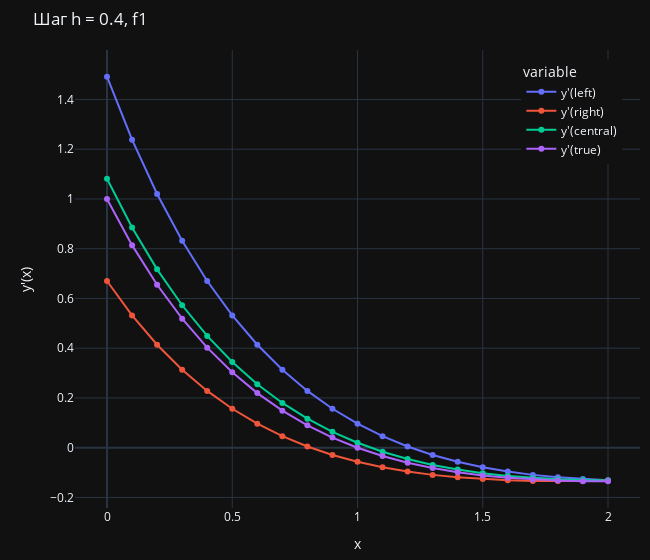

The code cell stored with this chart in its notebook:
### Code cell
df_f1 = pd.DataFrame({'x':[], 'y\'(left)':[], 'y\'(right)':[], 'y\'(central)':[], 'y\'(true)':[]})
for x in np.arange(a, b + 0.1, 0.1): 
  df_f1.loc[len(df_f1.index)] = [x, left_difference(f1, x, h), right_difference(f1, x, h), central_difference(f1, x, h), f1_d(x)]
x = df_f1['x']

fig = px.line(df_f1.melt(id_vars='x'), x='x', y='value', 
              color='variable', 
              markers='o',
              labels={
                'x': 'x',
                'value': 'y\'(x)'
              },
              title=f'Шаг h = {h}, f1',
              template=theme,
              width=650)
fig.update_layout(margin=dict(l=75, r=10, t=50, b=10),
                  legend=dict(x=0.79, y=0.98),
                  hovermode='x unified')
fig.show()

### Figure 1 — Plotly figure (JSON) as saved in the notebook; plotly's stock layout.template omitted (floating-point values rounded to 4 significant figures)
{"data": [{"hovertemplate": "variable=y'(left)<br>x=%{x}<br>y'(x)=%{y}<extra></extra>", "legendgroup": "y'(left)", "line": {"color": "#636efa", "dash": "solid"}, "marker": {"symbol": "circle"}, "mode": "lines+markers", "name": "y'(left)", "orientation": "v", "showlegend": true, "type": "scatter", "x": [0, 0.1, 0.2, 0.3, 0.4, 0.5, 0.6, 0.7, 0.8, 0.9, 1, 1.1, 1.2, 1.3, 1.4, 1.5, 1.6, 1.7, 1.8, 1.9, 2], "xaxis": "x", "y": [1.492, 1.239, 1.02, 0.8319, 0.6703, 0.532, 0.4139, 0.3134, 0.2283, 0.1566, 0.09648, 0.04637, 0.004925, -0.02905, -0.05661, -0.07866, -0.096, -0.1093, -0.1192, -0.1263, -0.1309], "yaxis": "y"}, {"hovertemplate": "variable=y'(right)<br>x=%{x}<br>y'(x)=%{y}<extra></extra>", "legendgroup": "y'(right)", "line": {"color": "#EF553B", "dash": "solid"}, "marker": {"symbol": "circle"}, "mode": "lines+markers", "name": "y'(right)", "orientation": "v", "showlegend": true, "type": "scatter", "x": [0, 0.1, 0.2, 0.3, 0.4, 0.5, 0.6, 0.7, 0.8, 0.9, 1, 1.1, 1.2, 1.3, 1.4, 1.5, 1.6, 1.7, 1.8, 1.9, 2], "xaxis": "x", "y": [0.6703, 0.532, 0.4139, 0.3134, 0.2283, 0.1566, 0.09648, 0.04637, 0.004925, -0.02905, -0.05661, -0.07866, -0.096, -0.1093, -0.1192, -0.1263, -0.1309, -0.1335, -0.1344, -0.134, -0.1324], "yaxis": "y"}, {"hovertemplate": "variable=y'(central)<br>x=%{x}<br>y'(x)=%{y}<extra></extra>", "legendgroup": "y'(central)", "line": {"color": "#00cc96", "dash": "solid"}, "marker": {"symbol": "circle"}, "mode": "lines+markers", "name": "y'(central)", "orientation": "v", "showlegend": true, "type": "scatter", "x": [0, 0.1, 0.2, 0.3, 0.4, 0.5, 0.6, 0.7, 0.8, 0.9, 1, 1.1, 1.2, 1.3, 1.4, 1.5, 1.6, 1.7, 1.8, 1.9, 2], "xaxis": "x", "y": [1.081, 0.8853, 0.717, 0.5727, 0.4493, 0.3443, 0.2552, 0.1799, 0.1166, 0.06378, 0.01994, -0.01614, -0.04554, -0.06919, -0.08793, -0.1025, -0.1135, -0.1214, -0.1268, -0.1301, -0.1316], "yaxis": "y"}, {"hovertemplate": "variable=y'(true)<br>x=%{x}<br>y'(x)=%{y}<extra></extra>", "legendgroup": "y'(true)", "line": {"color": "#ab63fa", "dash": "solid"}, "marker": {"symbol": "circle"}, "mode": "lines+markers", "name": "y'(true)", "orientation": "v", "showlegend": true, "type": "scatter", "x": [0, 0.1, 0.2, 0.3, 0.4, 0.5, 0.6, 0.7, 0.8, 0.9, 1, 1.1, 1.2, 1.3, 1.4, 1.5, 1.6, 1.7, 1.8, 1.9, 2], "xaxis": "x", "y": [1, 0.8144, 0.655, 0.5186, 0.4022, 0.3033, 0.2195, 0.149, 0.08987, 0.04066, 0, -0.03329, -0.06024, -0.08176, -0.09864, -0.1116, -0.1211, -0.1279, -0.1322, -0.1346, -0.1353], "yaxis": "y"}], "layout": {"hovermode": "x unified", "legend": {"title": {"text": "variable"}, "tracegroupgap": 0, "x": 0.79, "y": 0.98}, "margin": {"b": 10, "l": 75, "r": 10, "t": 50}, "title": {"text": "Шаг h = 0.4, f1"}, "width": 650, "xaxis": {"anchor": "y", "domain": [0, 1], "title": {"text": "x"}}, "yaxis": {"anchor": "x", "domain": [0, 1], "title": {"text": "y'(x)"}}}}
